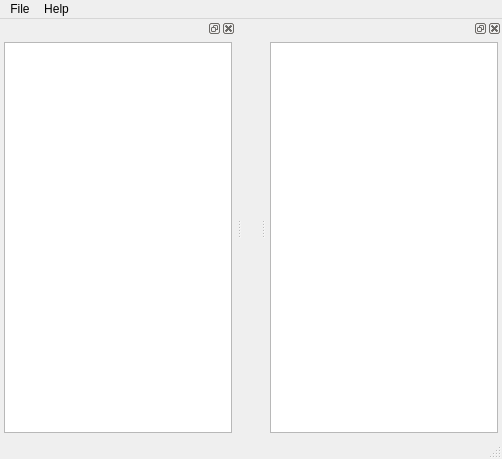
<?xml version="1.0" encoding="UTF-8"?>
<ui version="4.0">
 <class>MainWindow</class>
 <widget class="QMainWindow" name="MainWindow">
  <property name="geometry">
   <rect>
    <x>0</x>
    <y>0</y>
    <width>502</width>
    <height>459</height>
   </rect>
  </property>
  <property name="windowTitle">
   <string>VS Solution Explorer</string>
  </property>
  <widget class="QWidget" name="centralwidget">
   <layout class="QGridLayout" name="gridLayout"/>
  </widget>
  <widget class="QMenuBar" name="menubar">
   <property name="geometry">
    <rect>
     <x>0</x>
     <y>0</y>
     <width>502</width>
     <height>22</height>
    </rect>
   </property>
   <widget class="QMenu" name="menuFile">
    <property name="title">
     <string>File</string>
    </property>
    <addaction name="actionOpenSolution"/>
   </widget>
   <widget class="QMenu" name="menuHelp">
    <property name="title">
     <string>Help</string>
    </property>
    <addaction name="actionAbout"/>
   </widget>
   <addaction name="menuFile"/>
   <addaction name="menuHelp"/>
  </widget>
  <widget class="QStatusBar" name="statusbar"/>
  <widget class="QDockWidget" name="dockWidget_8">
   <attribute name="dockWidgetArea">
    <number>2</number>
   </attribute>
   <widget class="QWidget" name="dockWidgetContents_8">
    <layout class="QGridLayout" name="gridLayout_4">
     <property name="leftMargin">
      <number>4</number>
     </property>
     <property name="topMargin">
      <number>4</number>
     </property>
     <property name="rightMargin">
      <number>4</number>
     </property>
     <property name="bottomMargin">
      <number>4</number>
     </property>
     <property name="horizontalSpacing">
      <number>4</number>
     </property>
     <property name="verticalSpacing">
      <number>0</number>
     </property>
     <item row="0" column="0">
      <widget class="QTreeView" name="treeView"/>
     </item>
    </layout>
   </widget>
  </widget>
  <widget class="QDockWidget" name="dockWidget_9">
   <attribute name="dockWidgetArea">
    <number>1</number>
   </attribute>
   <widget class="QWidget" name="dockWidgetContents_9">
    <layout class="QGridLayout" name="gridLayout_5">
     <property name="leftMargin">
      <number>4</number>
     </property>
     <property name="topMargin">
      <number>4</number>
     </property>
     <property name="rightMargin">
      <number>4</number>
     </property>
     <property name="bottomMargin">
      <number>4</number>
     </property>
     <property name="spacing">
      <number>4</number>
     </property>
     <item row="0" column="0">
      <widget class="QTableView" name="tableView_2"/>
     </item>
    </layout>
   </widget>
  </widget>
  <action name="actionOpenSolution">
   <property name="text">
    <string>Open Solution...</string>
   </property>
  </action>
  <action name="actionAbout">
   <property name="text">
    <string>About...</string>
   </property>
  </action>
 </widget>
 <resources/>
 <connections>
  <connection>
   <sender>actionOpenSolution</sender>
   <signal>triggered()</signal>
   <receiver>MainWindow</receiver>
   <slot>openSolution()</slot>
   <hints>
    <hint type="sourcelabel">
     <x>-1</x>
     <y>-1</y>
    </hint>
    <hint type="destinationlabel">
     <x>399</x>
     <y>299</y>
    </hint>
   </hints>
  </connection>
  <connection>
   <sender>actionAbout</sender>
   <signal>triggered()</signal>
   <receiver>MainWindow</receiver>
   <slot>showAbout()</slot>
   <hints>
    <hint type="sourcelabel">
     <x>-1</x>
     <y>-1</y>
    </hint>
    <hint type="destinationlabel">
     <x>399</x>
     <y>299</y>
    </hint>
   </hints>
  </connection>
 </connections>
 <slots>
  <slot>openSolution()</slot>
  <slot>showAbout()</slot>
 </slots>
</ui>
